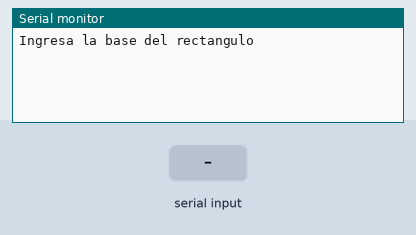
This sketch was run on a simulated Arduino Uno, built with avr-gcc and run on an emulated ATmega328P. Shown: the last lines printed to the serial monitor. Inputs (shaded band) come from the test bench.

Above: at 1.2 s.
1.3 s: "90,45\n" received over Serial
At 2.1 s:
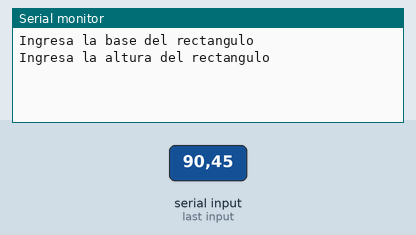
2.8 s: "30,150\n" received over Serial
At 3.4 s:
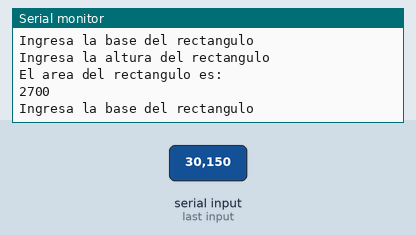

The sketch:

T6_AreaRectangulo.ino
```cpp
void setup() {
  // put your setup code here, to run once:
  Serial.begin(9600);
  Serial.setTimeout(10);
}


void loop() {
  // put your main code here, to run repeatedly:
  Serial.println("Ingresa la base del rectangulo");
  while(!Serial.available());
  int base = Serial.readStringUntil("\n").toInt();
  Serial.println("Ingresa la altura del rectangulo");
  while(!Serial.available());
  int altura = Serial.readStringUntil("\n").toInt();
  Serial.println("El area del rectangulo es: ");
  Serial.println(base * altura);
}
```

Measured:
- after the input at 1.3 s, the serial monitor: prints a new line at once (image 1)
- after the input at 2.8 s, the serial monitor: prints a new line at once (image 2)
